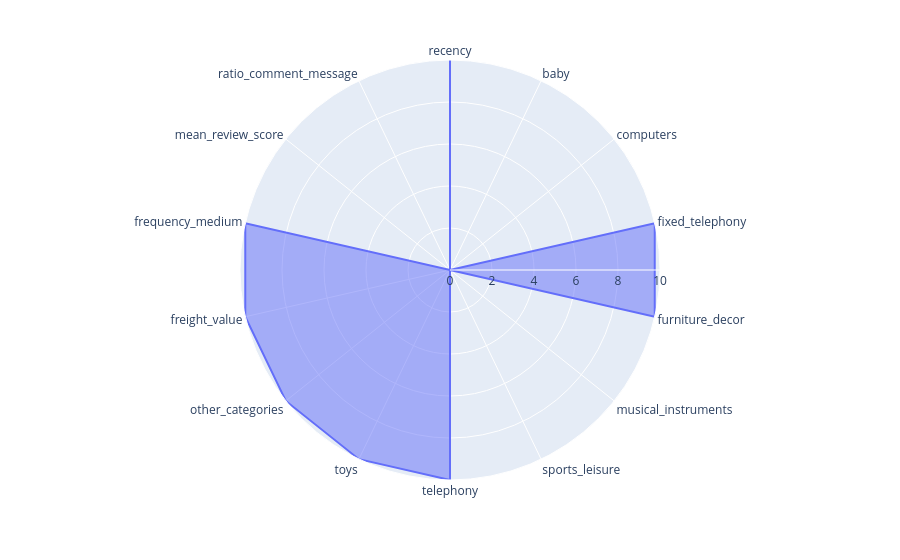

Notebook source saved alongside this figure:
### Markdown cell above
### radar plot centroids

### Code cell
# 2 clusters
fig = px.line_polar(df, r=centroid_normalized_2[centroid_normalized_2.index ==0].values[0].tolist()
                    , theta=centroid_normalized_2.columns
                    , line_close=True)
fig.update_traces(fill='toself')
fig.show()

### Figure 1 — Plotly figure (JSON) as saved in the notebook; plotly's stock layout.template omitted (floating-point values rounded to 4 significant figures)
{"data": [{"fill": "toself", "hovertemplate": "r=%{r}<br>theta=%{theta}<extra></extra>", "legendgroup": "", "line": {"color": "#636efa", "dash": "solid"}, "marker": {"symbol": "circle"}, "mode": "lines", "name": "", "r": [10, 0, 0, 10, 10, 0, 0, 10, 10, 10, 10, 10, 0, 0, 10], "showlegend": false, "subplot": "polar", "theta": ["recency", "baby", "computers", "fixed_telephony", "furniture_decor", "musical_instruments", "sports_leisure", "telephony", "toys", "other_categories", "freight_value", "frequency_medium", "mean_review_score", "ratio_comment_message", "recency"], "type": "scatterpolar"}], "layout": {"autosize": true, "legend": {"tracegroupgap": 0}, "margin": {"t": 60}, "polar": {"angularaxis": {"direction": "clockwise", "rotation": 90, "type": "category"}, "domain": {"x": [0, 1], "y": [0, 1]}, "radialaxis": {"autorange": true, "range": [0, 10], "type": "linear"}}}}
